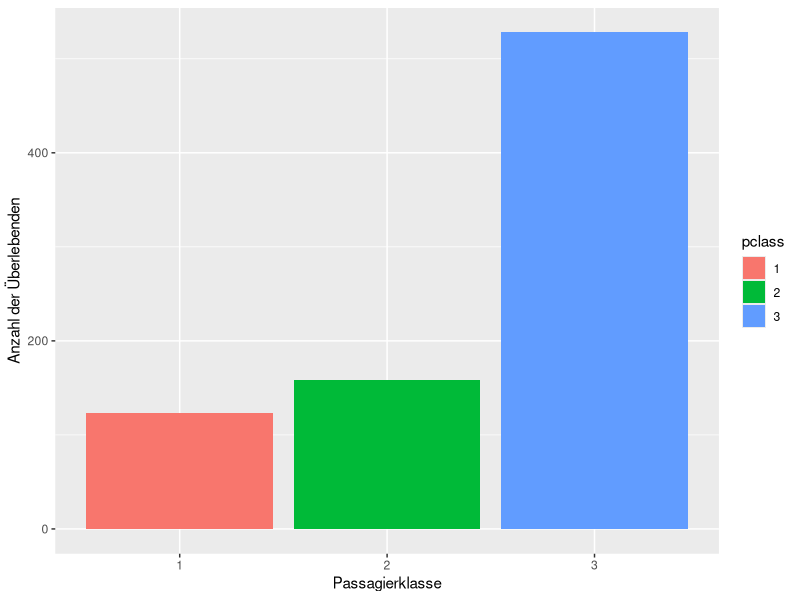
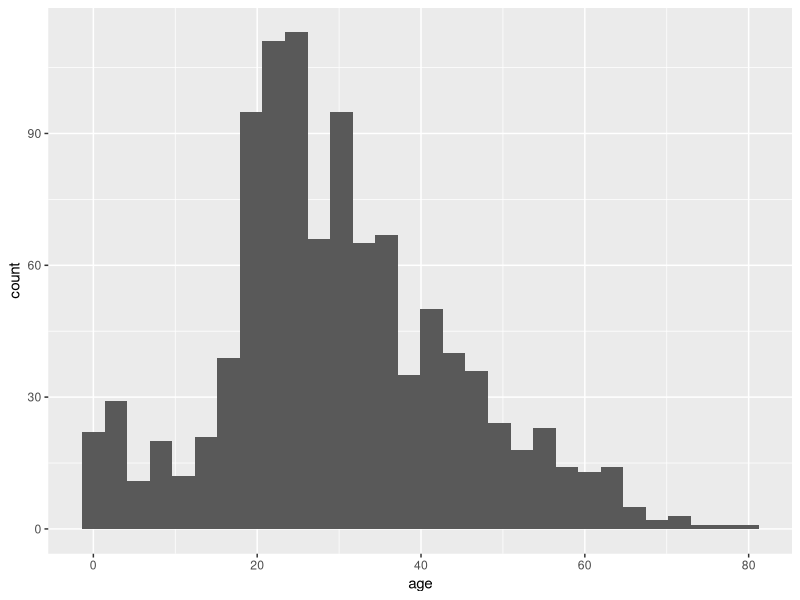
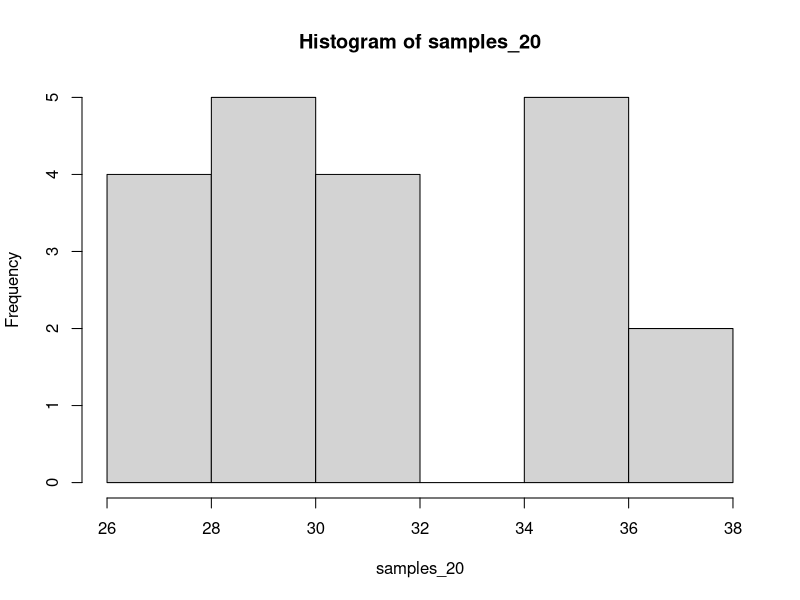
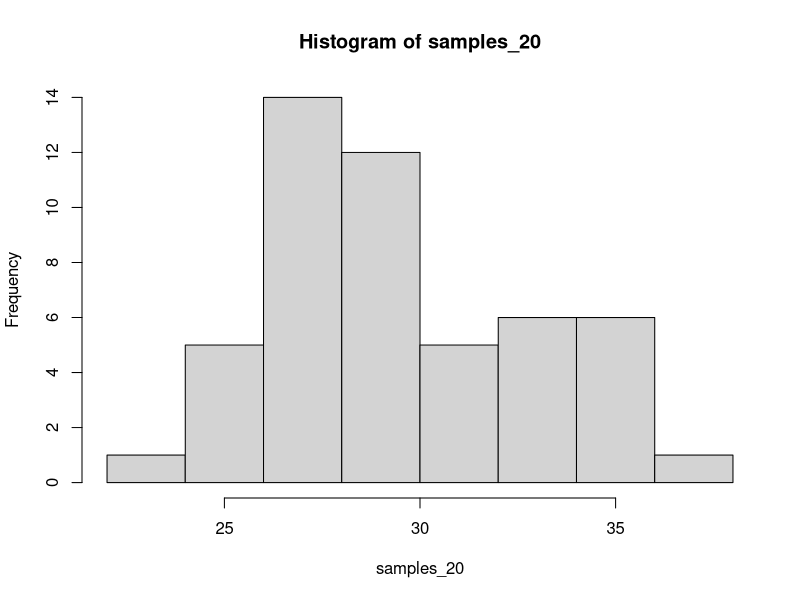
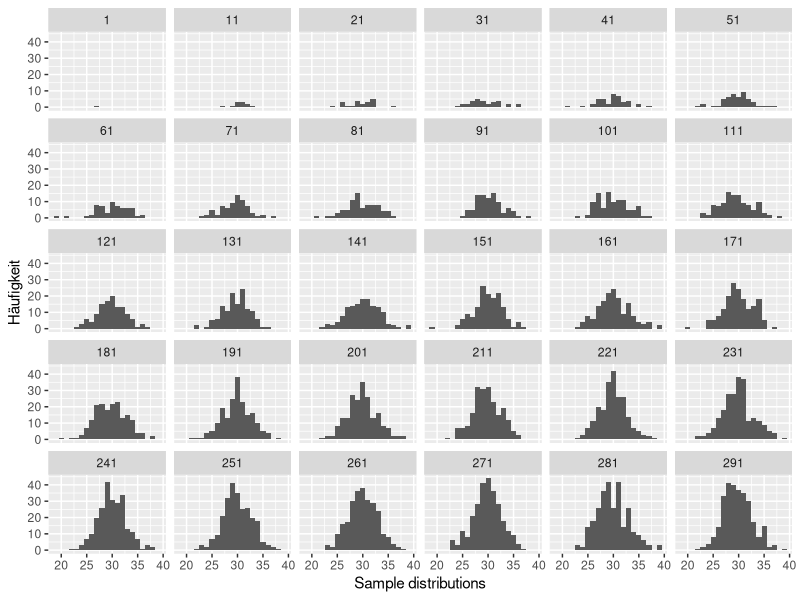
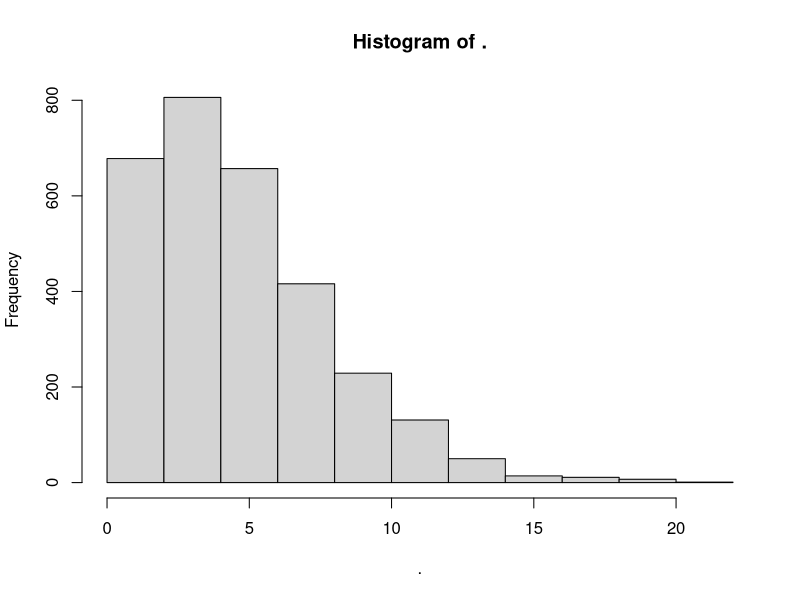
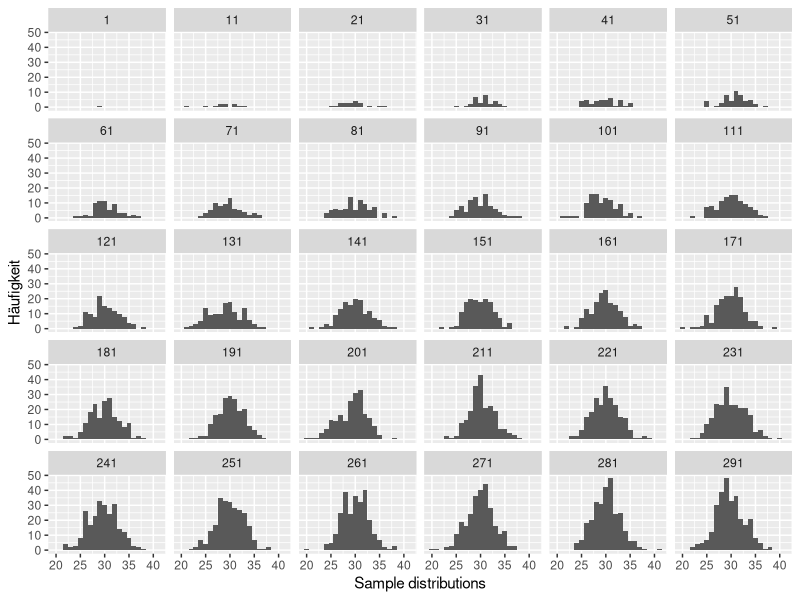

These figures' R source, in order:
## ---- chunk 1
knitr::opts_chunk$set(echo = TRUE)
## ---- chunk 2
library(tidyverse)
titanic <- read_csv("titanic.csv")
## ---- chunk 3
colnames(titanic)
## ---- chunk 4
titanic %>% 
  group_by(survived) %>%
  count()
## ---- chunk 5
(survived_per_class <- titanic %>% 
  group_by(survived, pclass) %>%
  count() %>%
  ungroup())
## ---- chunk 6
died_per_class <- survived_per_class %>%
  mutate(
    pclass = factor(pclass)
  ) %>%
  filter(survived == 0)
## ---- chunk 7
ggplot(died_per_class, aes(pclass, n, group = pclass)) +
  geom_bar(stat = "identity", aes(fill = pclass)) +
  xlab("Passagierklasse") +
  ylab("Anzahl der Überlebenden")
## ---- chunk 8
titanic %>% arrange(desc(age)) %>%
  head(n = 1)
## ---- chunk 9
ggplot(titanic, aes(age)) +
  geom_histogram()
## ---- chunk 10
samples_20 <- c(1:20) %>% 
  map(~ sample_n(titanic, 30) %>% {.$age}) %>%
  map_dbl(~ mean(., na.rm = TRUE))

hist(samples_20)
## ---- chunk 11
samples_20 <- c(1:50) %>% 
  map(~ sample_n(titanic, 30) %>% {.$age}) %>%
  map_dbl(~ mean(., na.rm = TRUE))

hist(samples_20)
## ---- chunk 12
create_sample_distribution <- function(number_of_samples, my_dataframe) {
  sample_means <- c(1:number_of_samples) %>% 
    map(~ sample_n(my_dataframe, 30) %>% {.$age}) %>%
    map_dbl(~ mean(., na.rm = TRUE))
  
  return(sample_means)
}
## ---- chunk 13
create_sample_distribution(20, titanic)
## ---- chunk 14
create_multiple_sample_distributions <- function(dataframe) {
  sample_means <- seq(1, 300, by = 10) %>%
    map_dfr(~ tibble(sample      = rep(., .), 
                     sample_id   = c(1:.), 
                     sample_mean = create_sample_distribution(., titanic)))
  return(sample_means)
}

sample_means <- create_multiple_sample_distributions(titanic)
## ---- chunk 15
ggplot(sample_means, aes(x = sample_mean)) +
  geom_histogram(binwidth = 1) +
  facet_wrap(~ sample) +
  xlab("Sample distributions") +
  ylab("Häufigkeit")
## ---- chunk 16
non_normal_distribution <- tibble(age = rnbinom(3000, 5, .5))

non_normal_distribution$age %>% hist
## ---- chunk 17
sample_means_non_normal <- create_multiple_sample_distributions(non_normal_distribution)

ggplot(sample_means_non_normal, aes(x = sample_mean)) +
  geom_histogram(binwidth = 1) +
  facet_wrap(~ sample) +
  xlab("Sample distributions") +
  ylab("Häufigkeit")
